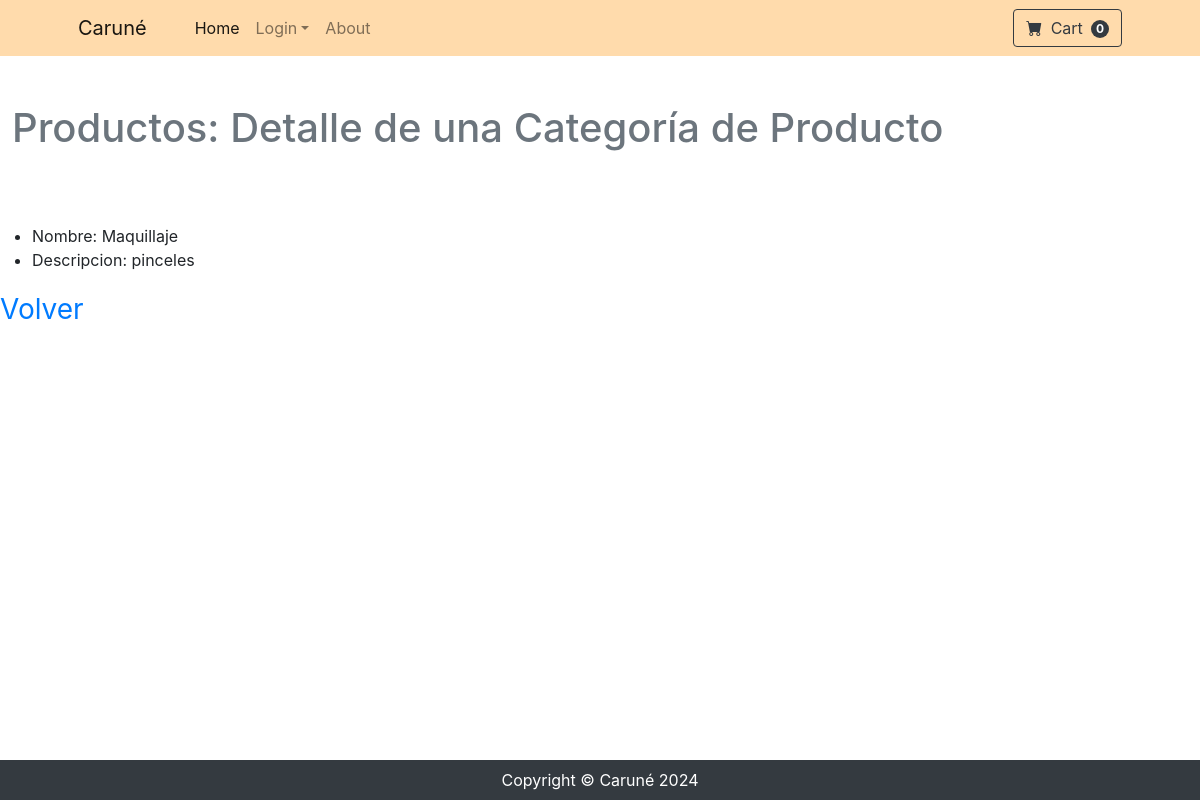
Page /producto/productocategoria/detail/8 on the earlier database version.
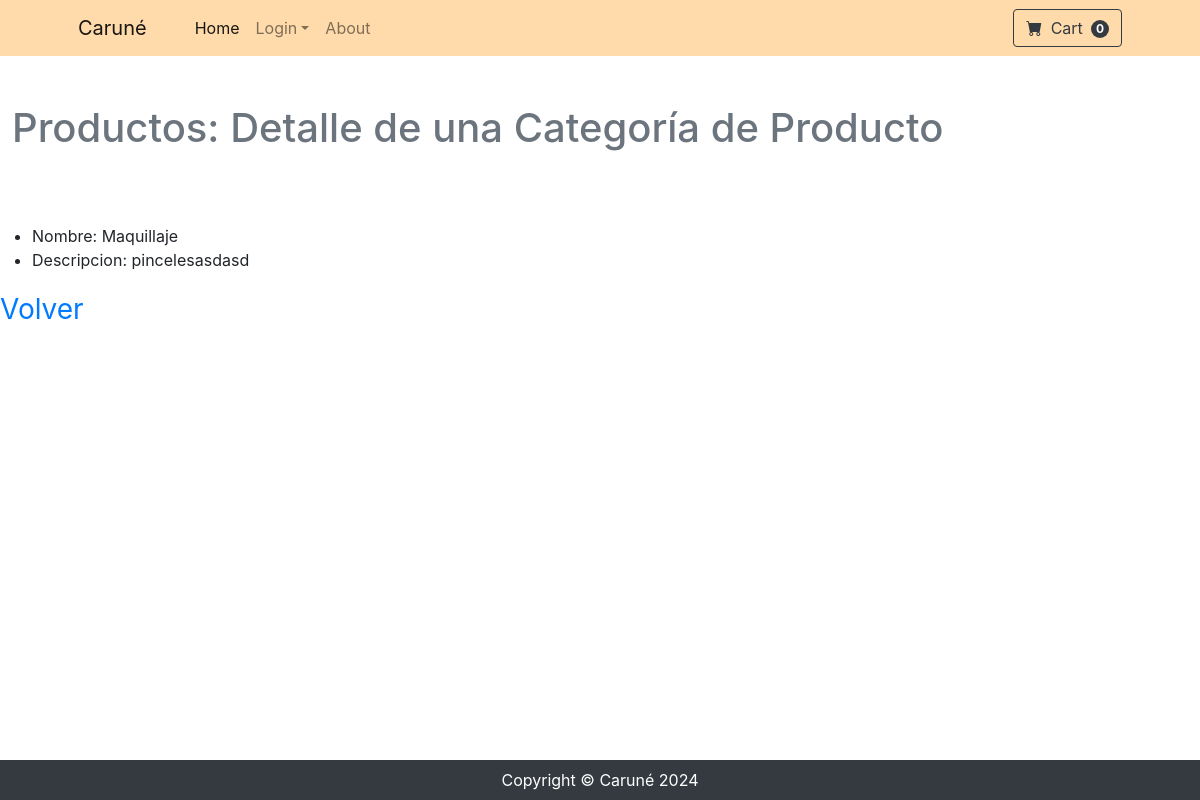
Same page on the later database version.
### producto/models.py (models this page shows, shortened)
class ProductoCategoria(models.Model):
    nombre = models.CharField(max_length=200, unique=True)
    descripcion = models.CharField(max_length=300, null=True, blank=True, verbose_name="descripción")
    class Meta:
        verbose_name = "Categoría de productos"
        verbose_name_plural = "Categorías de productos"

### producto/views.py (the view)
# urls.py: path("productocategoria/detail/<int:pk>", views.ProductoCategoriaDetail.as_view(), name="productocategoria_detail"),
class ProductoCategoriaDetail(DetailView):
    model = models.ProductoCategoria

### producto/templates/producto/productocategoria_detail.html
{% extends 'core/base.html' %}
{% block titulo %}
    {% include 'core/components/titulo1.html' with titulo="Productos: Detalle de una Categoría de Producto"%}
{% endblock titulo %}
{% block contenido %}
    <ul>
        <li>Nombre: {{ object.nombre }}</li>
        <li>Descripcion: {{ object.descripcion }}</li>
    </ul>
    <div class="fs-3 pb-4">
        <a href="{% url 'producto:productocategoria_list' %}">Volver</a>
    </div>
{% endblock contenido %}

### core/templates/core/base.html (shortened to what this page needs)
{% load static %}
<!DOCTYPE html>
<html lang="es">
    <head>
        <link href="https://cdn.jsdelivr.net/npm/bootstrap-icons@1.5.0/font/bootstrap-icons.css"
              rel="stylesheet" />
        <link href="{% static 'core/css/styles.css' %}" rel="stylesheet" />
        <link href="https://cdn.jsdelivr.net/npm/bootstrap@5.4.0/dist/css/bootstrap.min.css" rel="stylesheet">
        <link rel="stylesheet" href="https://stackpath.bootstrapcdn.com/bootstrap/4.5.2/css/bootstrap.min.css">
    </head>
    <body>
        {% include 'core/components/navbar.html' %}
        {% block titulo %}
        {% endblock titulo %}
        {% block contenido %}
        {% endblock contenido %}
            {% include 'core/components/footer.html' %}
    </body>
</html>

### core/templates/core/components/navbar.html (shortened to what this page needs)
<nav class="navbar navbar-expand-lg navbar-light" style="background-color: #ffdbac;">
    <div class="container px-4 px-lg-5">
        <a class="navbar-brand" href="#!">Caruné</a>
        <div class="collapse navbar-collapse" id="navbarSupportedContent">
            <ul class="navbar-nav me-auto mb-2 mb-lg-0 ms-lg-4">
                <li class="nav-item">
                    <a class="nav-link active"
                       aria-current="page"
                       href="{% url 'core:home' %}">Home</a>
                </li>
                {% if user.is_authenticated %}
                <li class="nav-item">
                    <a class="nav-link" href="{% url 'cliente:home' %}">Clientes</a>
                </li>
                <li class="nav-item">
                    <a class="nav-link" href="{% url 'producto:home' %}">Producto</a>
                </li>
                <li class="nav-item">
                    <form action="{% url 'core:logout' %}" method="post">
                        {% csrf_token %}
                        <button class="btn" type="submit" >Logout</button>
                    </form>
                </li>
                <li class="nav-item">
                    <a class="nav-link">{{ user.username }}</a>
                </li>
                {% else %}
                <li class="nav-item dropdown">
                    <a class="nav-link dropdown-toggle"
                       id="navbarDropdown"
                       href="#"
                       role="button"
                       data-bs-toggle="dropdown"
                       aria-expanded="false">Login</a>
                </li>
                {% endif %}
                <li class="nav-item">
                    <a class="nav-link" href="{% url 'core:about' %}">About</a>
                </li>
            </ul>
            <form class="d-flex">
                <button class="btn btn-outline-dark" type="submit">
                    <i class="bi-cart-fill me-1"></i>
                    Cart
                    <span class="badge bg-dark text-white ms-1 rounded-pill">0</span>
                </button>
            </form>
        </div>
    </div>
</nav>

### core/templates/core/components/titulo1.html
<div class="container-fluid">
    <div class="row align-items-center my-5">
        <h1 class="pb-lg-3 text-muted">{{ titulo }}</h1>
    </div>
</div>

### core/templates/core/components/footer.html
<footer class="py-2 bg-dark fixed-bottom">
    <div class="container">
        <p class="m-0 text-center text-white">Copyright &copy; Caruné 2024</p>
    </div>
</footer>

Differences in the rows shown:
changed ProductoCategoria "Maquillaje": descripcion "pinceles" → "pincelesasdasd"
